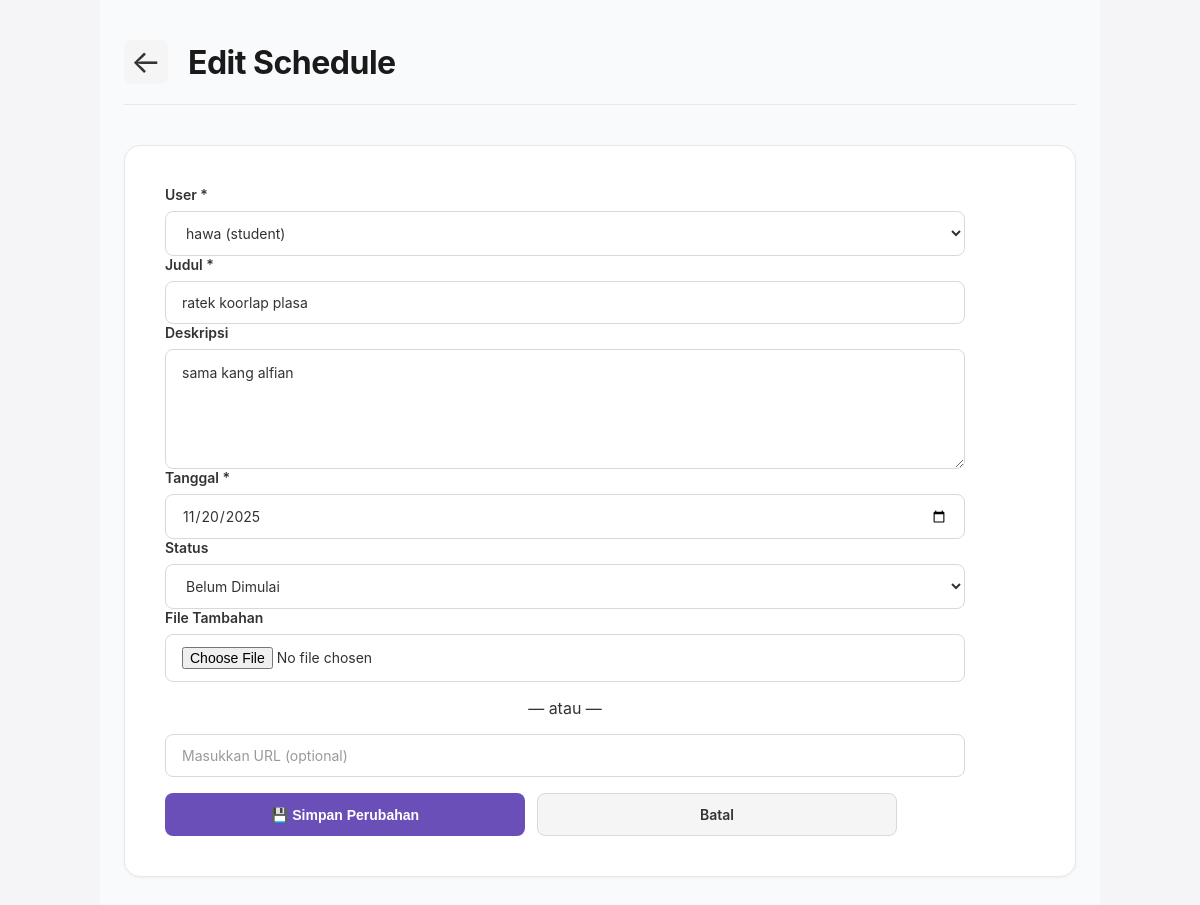
/best_schedule/view/editSchedule.php?id=4, run on the app's committed database.
### tables this page shows
CREATE TABLE `schedule` (
  `id_schedule` int(11) NOT NULL,
  `id_user` int(11) DEFAULT NULL,
  `nama_aktivitas` varchar(150) NOT NULL,
  `deskripsi` text DEFAULT NULL,
  `tanggal` date NOT NULL,
  `status` enum('belum dimulai','berlangsung','selesai') DEFAULT 'belum dimulai',
  `file_tambahan` varchar(255) DEFAULT NULL
);

CREATE TABLE `user` (
  `id_user` int(11) NOT NULL,
  `nama` varchar(100) NOT NULL,
  `email` varchar(100) DEFAULT NULL,
  `instansi` varchar(100) DEFAULT NULL
);

### best_schedule/config/database.php (called while the page is built, shortened)
<?php
class Database {
    private $host = "localhost";
    private $username = "root";
    private $password = "";
    private $dbname = "best_schedule";
    public function __construct() {
        try {
            $this->conn = new PDO("mysql:host=$this->host;dbname=$this->dbname", $this->username, $this->password);
        } catch (PDOException $e) {
            echo "Connection failed: " . $e->getMessage();
        }
    }
}
?>

### best_schedule/class/user.php (called while the page is built, shortened)
<?php
require_once '../config/database.php';
class User {
    private $db;
    public function __construct() {
        $this->db = (new Database())->conn;
    }
    public function getAllUsers() {
        $stmt = $this->db->query("SELECT * FROM user ORDER BY id_user ASC");
        return $stmt->fetchAll(PDO::FETCH_ASSOC);
    }
}
?>

### best_schedule/class/schedule.php (called while the page is built, shortened)
<?php
require_once '../config/database.php';
class Schedule {
    private $db;
    public function __construct() {
        $this->db = (new Database())->conn;
    }
    public function getScheduleById($id_schedule) {
        $stmt = $this->db->prepare("SELECT * FROM schedule WHERE id_schedule = ?");
        $stmt->execute([$id_schedule]);
        return $stmt->fetch(PDO::FETCH_ASSOC);
    }
}
?>

### best_schedule/view/editSchedule.php (the view, shortened to what this page needs)
<?php
require_once '../config/database.php';
require_once '../class/user.php';
require_once '../class/schedule.php';
$id = $_GET['id'];
$scheduleObj = new Schedule();
$userObj = new User();
$users = $userObj->getAllUsers();
$data = $scheduleObj->getScheduleById($id);
?>
<!DOCTYPE html>
<html lang="id">
<head>
    <link rel="stylesheet" href="../css/style.css">
</head>
<body>
<div class="page-wrapper">
    <div class="add-schedule-header">
        <a href="schedules.php" class="back-button">←</a>
        <h1 class="add-schedule-title">Edit Schedule</h1>
    </div>
    <div class="form-card">
        <form method="POST" action="" enctype="multipart/form-data" class="activity-form">
            <div class="form-group">
                <label class="form-label">User *</label>
                <select name="id_user" class="form-input" required>
                    <?php foreach ($users as $user): ?>
                        <option value="<?= $user['id_user']; ?>"
                            <?= $user['id_user'] == $data['id_user'] ? 'selected' : ''; ?>>
                            <?= htmlspecialchars($user['nama']) . " (" . htmlspecialchars($user['instansi']) . ")" ?>
                        </option>
                    <?php endforeach; ?>
                </select>
            </div>
            <div class="form-group">
                <label class="form-label">Judul *</label>
                <input type="text" name="judul" value="<?= htmlspecialchars($data['nama_aktivitas']); ?>" class="form-input" required>
            </div>
            <div class="form-group">
                <label class="form-label">Deskripsi</label>
                <textarea name="deskripsi" class="form-textarea"><?= htmlspecialchars($data['deskripsi']); ?></textarea>
            </div>
            <div class="form-group">
                <label class="form-label">Tanggal *</label>
                <input type="date" name="tanggal" class="form-input"
                       value="<?= $data['tanggal']; ?>" required>
            </div>
            <div class="form-group">
                <label class="form-label">Status</label>
                <select name="status" class="form-input">
                    <option value="belum dimulai" <?= $data['status'] == 'belum dimulai' ? 'selected' : '' ?>>Belum Dimulai</option>
                </select>
            </div>
            <div class="form-group">
                <label class="form-label">File Tambahan</label>
                <input type="file" name="file_tambahan" class="form-input">
                <p style="text-align:center; margin:8px;">— atau —</p>
                <input type="text" name="file_link" class="form-input"
                       placeholder="Masukkan URL (optional)">
            </div>
            <div class="form-actions">
                <button type="submit" class="btn-submit">💾 Simpan Perubahan</button>
                <a href="schedules.php" class="btn-cancel">Batal</a>
            </div>
        </form>
    </div>
</div>
</body>
</html>

### best_schedule/css/style.css (style rules this page uses)
* { margin: 0; padding: 0; box-sizing: border-box; }
body { font-family: -apple-system, BlinkMacSystemFont, "Segoe UI", "Roboto", "Oxygen", "Ubuntu", "Cantarell", sans-serif; background-color: #f5f5f7; color: #333; }
.page-wrapper { max-width: 1000px; margin: 0 auto; padding: 40px 24px; background-color: #f9fafb; }
.add-schedule-header, .add-reminder-header { display: flex; align-items: center; gap: 20px; margin-bottom: 40px; padding-bottom: 20px; border-bottom: 1px solid #e8e8e8; }
.back-button { font-size: 32px; color: #333; text-decoration: none; cursor: pointer; transition: all 0.3s ease; display: inline-flex; align-items: center; justify-content: center; width: 44px; height: 44px; border-radius: 8px; background-color: #f5f5f5; line-height: 1; }
.add-schedule-title, .add-reminder-tittle { font-size: 32px; font-weight: 700; color: #1a1a1a; margin: 0; letter-spacing: -0.5px; }
.activity-form { max-width: 800px; }
.form-card { background: #fff; border: 1px solid #e8e8e8; border-radius: 16px; padding: 40px; display: flex; flex-direction: column; gap: 30px; box-shadow: 0 1px 3px rgba(0, 0, 0, 0.05); }
.form-group { display: flex; flex-direction: column; gap: 8px; }
.form-label { font-size: 14px; font-weight: 600; color: #333; display: block; }
.form-input, .form-textarea { padding: 12px 16px; border: 1px solid #d9d9d9; border-radius: 8px; font-size: 14px; font-family: inherit; transition: all 0.3s ease; color: #333; background-color: #fff; }
.form-input::placeholder, .form-textarea::placeholder { color: #999; }
.form-textarea { resize: vertical; min-height: 120px; line-height: 1.5; }
.form-actions { display: flex; gap: 12px; margin-top: 16px; justify-content: flex-start; }
.btn-submit, .btn-cancel { padding: 12px 28px; border-radius: 8px; font-size: 14px; font-weight: 600; border: none; cursor: pointer; transition: all 0.3s ease; text-decoration: none; display: inline-flex; align-items: center; justify-content: center; gap: 8px; }
.btn-submit { background-color: #6b4fb8; color: white; flex: 1; max-width: 360px; }
.btn-cancel { background-color: #f5f5f5; color: #333; border: 1px solid #d9d9d9; flex: 1; max-width: 360px; }

### data on the page
schedule: id_user "hawa (student)", judul "ratek koorlap plasa", deskripsi "sama kang alfian", tanggal "11/20/2025", status "Belum Dimulai"
